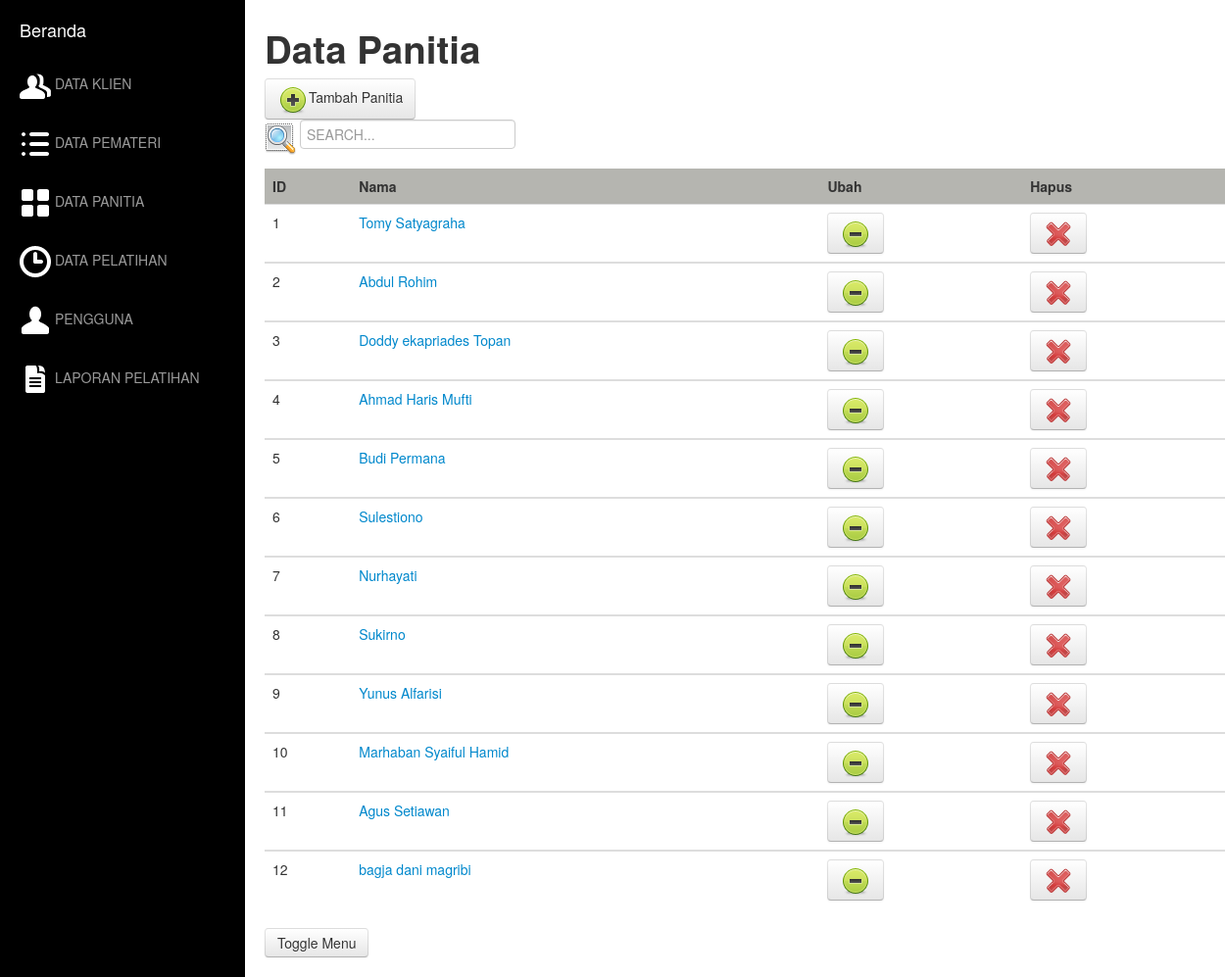
The app's page /PANITIA/index.php with its own data.
### tables this page shows
CREATE TABLE IF NOT EXISTS `tb_panitia` (
  `id_panitia` int(11) NOT NULL AUTO_INCREMENT,
  `nama_panitia` varchar(30) NOT NULL,
  `tempat_lahir` varchar(30) NOT NULL,
  `Tgl` date NOT NULL,
  `alamat` text NOT NULL,
  `telepon` int(11) NOT NULL,
  `hp` int(12) NOT NULL,
  `email` varchar(30) NOT NULL,
  `pend_akhir` varchar(10) NOT NULL,
  `riw_pend` text NOT NULL,
  `aktivitas` varchar(30) NOT NULL,
  `aktivitas_asal` varchar(30) NOT NULL,
  `gender` char(6) NOT NULL,
  `status` varchar(10) NOT NULL,
  `photo` varchar(100) NOT NULL,
  `ukuran` int(12) NOT NULL,
  `type` varchar(100) NOT NULL,
  PRIMARY KEY (`id_panitia`)
);

### PANITIA/index.php (called while the page is built, shortened)
<?php
	include "panitia.php";
	$panitia = new panitia();
	$data_panitia = $panitia->get_panitia();
	include "view.index.php";
?>

### PANITIA/panitia.php (called while the page is built, shortened)
<?php
class panitia{
	function get_panitia(){
		$sql = "select * from tb_panitia";
		$query = mysql_query($sql) or die ("Gagal query : ".$sql);
		return $query;
	}
}
?>

### PANITIA/view.index.php (the view, shortened to what this page needs)
<!DOCTYPE html>
<html lang="en">
<head>
    <link href="asset/css/bootstrap.min.css" rel="stylesheet">
    <link href="asset/css/simple-sidebar.css" rel="stylesheet">
	<link href="asset/media/css/jquery.dataTables.css" rel="stylesheet">
</head>
<body>
    <div id="wrapper">
        <div id="sidebar-wrapper">
            <ul class="sidebar-nav">
                <li class="sidebar-brand">
                    <a href="../home.php">
                        Beranda
                    </a>
                </li>
                <li>
                    <a href="../KLIEN/index.php"><img src='../asset/icons/wb/ic_users.png' /> DATA KLIEN </a>
                </li><br>
                <li>
                    <a href="../PEMATERI/index.php"><img src='../asset/icons/wb/ic_list.png' /> DATA PEMATERI</a>
                </li><br>
                <li>
                    <a href="#"><img src='../asset/icons/wb/ic_grid.png' /> DATA PANITIA</a>
                </li><br>
                <li>
                    <a href="../EVENT/index.php"><img src='../asset/icons/wb/ic_time.png' /> DATA PELATIHAN</a>
                </li><br>
				<li>
                    <a href="../USER/index.php"><img src='../asset/icons/wb/ic_user.png' /> PENGGUNA</a>
                </li><br>
                <li>
                    <a href="../LAPORAN/form.php"><img src='../asset/icons/wb/ic_text_document.png' /> LAPORAN PELATIHAN</a>
                </li>
            </ul>
        </div>
        <div id="page-content-wrapper">
            <div class="container-fluid">
                <div class="row">
                    <div class="col-lg-12">
						<h1>Data Panitia</h1>
							<a href="form.php" class="btn btn-default" ><img src='../asset/add.png' />Tambah Panitia</a><br>
						<div class="searchContainer2">
						<img src='../asset/search.png' />
						 <input type="text" size="45" class="search1" placeholder="SEARCH..." name="filter" value="" id="filter"/>
						 </div>
		<div class="block-fluid table-sorting clearfix">
	<table cellpadding="0" cellspacing="0" width="100%" class="table" id="datatables">
			<thead>
			<tr bgcolor="#B5B5B0" >
				<th>ID</th>
				<th>Nama</th>
				<th>Ubah</th>
				<th>Hapus</th>
			</tr>
			</thead>
		<?php while($v = mysql_fetch_array($data_panitia)):;?>
			<tbody>
			<tr>
				<td><?php echo $v["id_panitia"];?></td>
				<td><a href="tampil.php"><?php echo $v["nama_panitia"];?></a></td>
				<td><a href="formedit.php?id=<?php echo $v["id_panitia"]; ?>" class="btn btn-default"><img src='../asset/edit.png' /></a></td>
				<td><a href="delete.php?id=<?php echo $v["id_panitia"]; ?>" class="btn btn-default"><img src='../asset/delete.png' /></a></td>
			</tr>
			</tbody>
			<?php endwhile;?>
				</div>
                        <a href="#menu-toggle" class="btn btn-default" id="menu-toggle">Toggle Menu</a>
                    </div>
                </div>
            </div>
        </div>
    </div>
</body>
</html>

### PANITIA/asset/css/simple-sidebar.css (style rules this page uses)
#wrapper { padding-left: 0; -webkit-transition: all 0.5s ease; -moz-transition: all 0.5s ease; -o-transition: all 0.5s ease; transition: all 0.5s ease; }
#sidebar-wrapper { z-index: 1000; position: fixed; left: 250px; width: 0; height: 100%; margin-left: -250px; overflow-y: auto; background: #000; -webkit-transition: all 0.5s ease; -moz-transition: all 0.5s ease; -o-transition: all 0.5s ease; transition: all 0.5s ease; }
#page-content-wrapper { width: 100%; padding: 15px; }
.sidebar-nav { position: absolute; top: 0; width: 250px; margin: 0; padding: 0; list-style: none; }
.sidebar-nav li { text-indent: 20px; line-height: 40px; }
.sidebar-nav li a { display: block; text-decoration: none; color: #999999; }
.sidebar-nav > .sidebar-brand { height: 65px; font-size: 18px; line-height: 60px; }
.sidebar-nav > .sidebar-brand a { color: #999999; }
@media (min-width:768px) { #wrapper { padding-left: 250px; } }
@media (min-width:768px) { #sidebar-wrapper { width: 250px; } }
@media (min-width:768px) { #page-content-wrapper { padding: 20px; } }

### records on screen
tb_panitia: id_panitia "1", nama_panitia "Tomy Satyagraha"
tb_panitia: id_panitia "2", nama_panitia "Abdul Rohim"
tb_panitia: id_panitia "3", nama_panitia "Doddy ekapriades Topan"
tb_panitia: id_panitia "4", nama_panitia "Ahmad Haris Mufti"
tb_panitia: id_panitia "5", nama_panitia "Budi Permana"
tb_panitia: id_panitia "6", nama_panitia "Sulestiono"
tb_panitia: id_panitia "7", nama_panitia "Nurhayati"
tb_panitia: id_panitia "8", nama_panitia "Sukirno"
tb_panitia: id_panitia "9", nama_panitia "Yunus Alfarisi"
tb_panitia: id_panitia "10", nama_panitia "Marhaban Syaiful Hamid"
tb_panitia: id_panitia "11", nama_panitia "Agus Setiawan"
tb_panitia: id_panitia "12", nama_panitia "bagja dani magribi"
